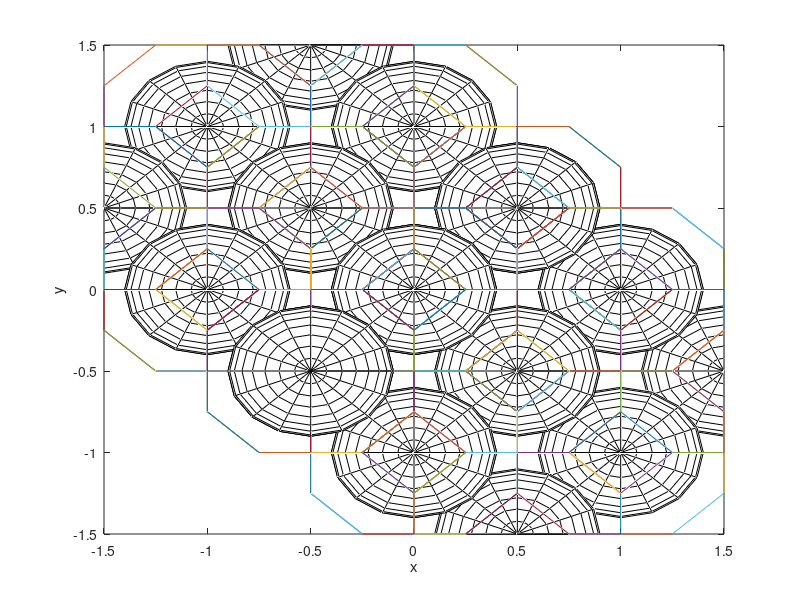

This figure's MATLAB source:
close all
clear all

b1=[1 0 0];
b2=[0 1 0];
b3=[0 0 1];

a1 = 0.5*(-b1+b2+b3);
a2 = 0.5*( b1-b2+b3);
a3 = 0.5*( b1+b2-b3);

fc = 0.125;

hold on;
colormap([0 0 0]);
axis([-1.5 1.5 -1.5 1.5 -1.5 1.5]);
box on
xlabel('x');
ylabel('y');
zlabel('z');
view(0,90);

for ip=-1:1
for jp=-1:1
for kp=-1:1

V1 =fc*[ 2  0  4]+ip*a1+jp*a2+kp*a3;
V2 =fc*[ 0  2  4]+ip*a1+jp*a2+kp*a3;
V3 =fc*[-2  0  4]+ip*a1+jp*a2+kp*a3;
V4 =fc*[ 0 -2  4]+ip*a1+jp*a2+kp*a3;

V5 =fc*[ 4  0  2]+ip*a1+jp*a2+kp*a3;
V6 =fc*[ 0  4  2]+ip*a1+jp*a2+kp*a3;
V7 =fc*[-4  0  2]+ip*a1+jp*a2+kp*a3;
V8 =fc*[ 0 -4  2]+ip*a1+jp*a2+kp*a3;

V9 =fc*[ 4  2  0]+ip*a1+jp*a2+kp*a3;
V10=fc*[ 2  4  0]+ip*a1+jp*a2+kp*a3;
V11=fc*[-2  4  0]+ip*a1+jp*a2+kp*a3;
V12=fc*[-4  2  0]+ip*a1+jp*a2+kp*a3;

V13=fc*[-4 -2  0]+ip*a1+jp*a2+kp*a3;
V14=fc*[-2 -4  0]+ip*a1+jp*a2+kp*a3;
V15=fc*[ 2 -4  0]+ip*a1+jp*a2+kp*a3;
V16=fc*[ 4 -2  0]+ip*a1+jp*a2+kp*a3;

V17=fc*[ 4  0 -2]+ip*a1+jp*a2+kp*a3;
V18=fc*[ 0  4 -2]+ip*a1+jp*a2+kp*a3;
V19=fc*[-4  0 -2]+ip*a1+jp*a2+kp*a3;
V20=fc*[ 0 -4 -2]+ip*a1+jp*a2+kp*a3;

V21=fc*[ 2  0 -4]+ip*a1+jp*a2+kp*a3;
V22=fc*[ 0  2 -4]+ip*a1+jp*a2+kp*a3;
V23=fc*[-2  0 -4]+ip*a1+jp*a2+kp*a3;
V24=fc*[ 0 -2 -4]+ip*a1+jp*a2+kp*a3;

%(V1,V2)
plot3([V1(1) V2(1)],[V1(2) V2(2)], [V1(3) V2(3)]);
%(V2,V3)
plot3([V2(1) V3(1)],[V2(2) V3(2)], [V2(3) V3(3)]);
%(V3,V4)
plot3([V3(1) V4(1)],[V3(2) V4(2)], [V3(3) V4(3)]);
%(V1,V4)
plot3([V1(1) V4(1)],[V1(2) V4(2)], [V1(3) V4(3)]);
%(V1,V5)
plot3([V1(1) V5(1)],[V1(2) V5(2)], [V1(3) V5(3)]);
%(V2,V6)
plot3([V2(1) V6(1)],[V2(2) V6(2)], [V2(3) V6(3)]);
%(V3,V7)
plot3([V3(1) V7(1)],[V3(2) V7(2)], [V3(3) V7(3)]);
%(V4,V8)
plot3([V4(1) V8(1)],[V4(2) V8(2)], [V4(3) V8(3)]);
%(V5,V9)
plot3([V5(1) V9(1)],[V5(2) V9(2)], [V5(3) V9(3)]);
%(V5,V16)
plot3([V5(1) V16(1)],[V5(2) V16(2)], [V5(3) V16(3)]);
%(V6,V10)
plot3([V6(1) V10(1)],[V6(2) V10(2)], [V6(3) V10(3)]);
%(V6,V11)
plot3([V6(1) V11(1)],[V6(2) V11(2)], [V6(3) V11(3)]);
%(V7,V12)
plot3([V7(1) V12(1)],[V7(2) V12(2)], [V7(3) V12(3)]);
%(V7,V13)
plot3([V7(1) V13(1)],[V7(2) V13(2)], [V7(3) V13(3)]);
%(V8,V14)
plot3([V8(1) V14(1)],[V8(2) V14(2)], [V8(3) V14(3)]);
%(V8,V15)
plot3([V8(1) V15(1)],[V8(2) V15(2)], [V8(3) V15(3)]);
%(V9,V10)
plot3([V9(1) V10(1)],[V9(2) V10(2)], [V9(3) V10(3)]);
%(V11,V12)
plot3([V11(1) V12(1)],[V11(2) V12(2)], [V11(3) V12(3)]);
%(V13,V14)
plot3([V13(1) V14(1)],[V13(2) V14(2)], [V13(3) V14(3)]);
%(V15,V16)
plot3([V15(1) V16(1)],[V15(2) V16(2)], [V15(3) V16(3)]);
%(V17,V9)%
plot3([V17(1) V9(1)],[V17(2) V9(2)], [V17(3) V9(3)]);
%(V17,V16)
plot3([V17(1) V16(1)],[V17(2) V16(2)], [V17(3) V16(3)]);
%(V18,V10)
plot3([V18(1) V10(1)],[V18(2) V10(2)], [V18(3) V10(3)]);
%(V18,V11)
plot3([V18(1) V11(1)],[V18(2) V11(2)], [V18(3) V11(3)]);
%(V19,V12)
plot3([V19(1) V12(1)],[V19(2) V12(2)], [V19(3) V12(3)]);
%(V19,V13)
plot3([V19(1) V13(1)],[V19(2) V13(2)], [V19(3) V13(3)]);
%(V20,V14)
plot3([V20(1) V14(1)],[V20(2) V14(2)], [V20(3) V14(3)]);
%(V20,V15)
plot3([V20(1) V15(1)],[V20(2) V15(2)], [V20(3) V15(3)]);
%(V17,V21)
plot3([V17(1) V21(1)],[V17(2) V21(2)], [V17(3) V21(3)]);
%(V18,V22)
plot3([V18(1) V22(1)],[V18(2) V22(2)], [V18(3) V22(3)]);
%(V19,V23)
plot3([V19(1) V23(1)],[V19(2) V23(2)], [V19(3) V23(3)]);
%(V20,V24)
plot3([V20(1) V24(1)],[V20(2) V24(2)], [V20(3) V24(3)]);
%(V21,V22)
plot3([V21(1) V22(1)],[V21(2) V22(2)], [V21(3) V22(3)]);
%(V22,V23)
plot3([V22(1) V23(1)],[V22(2) V23(2)], [V22(3) V23(3)]);
%(V23,V24)
plot3([V23(1) V24(1)],[V23(2) V24(2)], [V23(3) V24(3)]);
%(V24,V21)
plot3([V24(1) V21(1)],[V24(2) V21(2)], [V24(3) V21(3)]);

C=[0.5 0.0 0];
%fill3([V1(1) V2(1) V3(1) V4(1)], [V1(2) V2(2) V3(2) V4(2)], [V1(3) V2(3) V3(3) V4(3)], C); 
%fill3([V21(1) V22(1) V23(1) V24(1)], [V21(2) V22(2), V23(2), V24(2)], [V21(3) V22(3) V23(3) V24(3)], C); 
C=[0.0 0.5 0.0];
%fill3([V6(1) V11(1) V18(1) V10(1)], [V6(2) V11(2) V18(2) V10(2)], [V6(3) V11(3) V18(3) V10(3)], C); 
C=[0.0 0.0 0.5];
%fill3([V5(1) V16(1) V17(1) V9(1)], [V5(2) V16(2) V17(2) V9(2)], [V5(3) V16(3) V17(3) V9(3)], C); 

end
end
end

e11=1.0; e12=0.0; e13=0.0;
e21=0.0; e22=1.0; e23=0.0;
e31=0.0; e32=0.0; e33=1.0;

a11 = 0.5*(-e11+e21+e31);
a12 = 0.5*(-e12+e22+e32);
a13 = 0.5*(-e13+e23+e33);

a21 = 0.5*( e11-e21+e31);
a22 = 0.5*( e12-e22+e32);
a23 = 0.5*( e13-e23+e33);

a31 = 0.5*( e11+e21-e31);
a32 = 0.5*( e12+e22-e32);
a33 = 0.5*( e13+e23-e33);

[x,y,z]=sphere(16);
rad=0.40;
x = rad*x; y=rad*y; z=rad*z;

hold on;
u = ones(size(x));

for i=-1:1
for j=-1:1
for k=-1:1

x1=x+(i*a11+j*a21+k*a31)*u;
y1=y+(i*a12+j*a22+k*a32)*u;
z1=z+(i*a13+j*a23+k*a33)*u;

%colormap([0 0 0]);
%mesh(x1,y1,z1);

%colormap([1 1 0]);
colormap([1 1 1]);
surf(x1,y1,z1);

end
end
end

